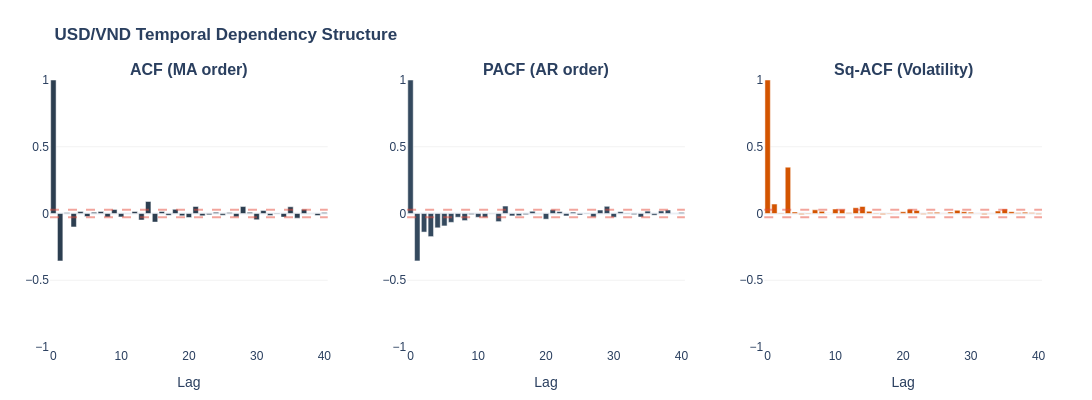

Source (notebook cell):
### Markdown cell above
### **Core Time-Series Dependencies (USD/VND)**
- **ACF:** Detects Moving Average (MA) components and general periodicity
- **PACF:** Isolates direct Autoregressive (AR) dependencies, stripping intermediate effects
- **Squared ACF:** Confirms second-moment dependency (volatility clustering) for Hybrid justification

### Code cell
from statsmodels.tsa.stattools import acf, pacf

# 1. Prepare 3-way diagnostics
series = df_train["USDVND_RET"].dropna()
lags_to_show = 40

acf_vals = acf(series, nlags=lags_to_show)
pacf_vals = pacf(series, nlags=lags_to_show)
acf_sq_vals = acf(series**2, nlags=lags_to_show)
lags = np.arange(len(acf_vals))

# 2. Setup Subplots
fig = make_subplots(
    rows=1,
    cols=3,
    subplot_titles=(
        "<b>ACF (MA order)</b>",
        "<b>PACF (AR order)</b>",
        "<b>Sq-ACF (Volatility)</b>",
    ),
    horizontal_spacing=0.08,
)

# Plots
fig.add_trace(go.Bar(x=lags, y=acf_vals, marker_color="#2c3e50"), row=1, col=1)
fig.add_trace(go.Bar(x=lags, y=pacf_vals, marker_color="#34495e"), row=1, col=2)
fig.add_trace(go.Bar(x=lags, y=acf_sq_vals, marker_color="#d35400"), row=1, col=3)

# Significance Threshold (95% CI)
ci = 1.96 / np.sqrt(len(series))
for col in [1, 2, 3]:
    fig.add_hline(
        y=ci, line_dash="dash", line_color="#e74c3c", opacity=0.5, row=1, col=col
    )
    fig.add_hline(
        y=-ci, line_dash="dash", line_color="#e74c3c", opacity=0.5, row=1, col=col
    )

# 3. Styling
fig.update_layout(
    template="plotly_white",
    height=400,
    width=1250,
    showlegend=False,
    title_text="<b>USD/VND Temporal Dependency Structure</b>",
    font=dict(family="Arial, sans-serif", size=12),
    margin=dict(t=80, b=50, l=50, r=50),
)
fig.update_xaxes(title_text="Lag")
fig.update_yaxes(
    range=[-1, 1], gridcolor="#f2f2f2"
)  # Standardize scale to see magnitude

fig.show()

### Figure 1 — Plotly figure (JSON) as saved in the notebook; plotly's stock layout.template omitted (floating-point values rounded to 4 significant figures)
{"data": [{"marker": {"color": "#2c3e50"}, "type": "bar", "x": [0, 1, 2, 3, 4, 5, 6, 7, 8, 9, 10, 11, 12, 13, 14, 15, 16, 17, 18, 19, 20, 21, 22, 23, 24, 25, 26, 27, 28, 29, 30, 31, 32, 33, 34, 35, 36, 37, 38, 39, 40], "xaxis": "x", "y": [1.0, -0.3553, 0.004781, -0.1007, 0.01459, -0.02266, 0.009273, 0.01487, -0.02621, 0.02952, -0.02541, 0.001852, 0.01485, -0.04885, 0.09012, -0.06442, 0.01487, -0.01352, 0.03119, -0.0176, -0.03, 0.05257, -0.01765, -0.01002, 0.008946, -0.01256, 0.007671, -0.02508, 0.05216, 0.008805, -0.04684, 0.02212, -0.01432, 0.0037, -0.02699, 0.0503, -0.03497, 0.03111, 0.001279, -0.01475, 0.006748], "yaxis": "y"}, {"marker": {"color": "#34495e"}, "type": "bar", "x": [0, 1, 2, 3, 4, 5, 6, 7, 8, 9, 10, 11, 12, 13, 14, 15, 16, 17, 18, 19, 20, 21, 22, 23, 24, 25, 26, 27, 28, 29, 30, 31, 32, 33, 34, 35, 36, 37, 38, 39, 40], "xaxis": "x2", "y": [1.0, -0.3554, -0.1391, -0.1731, -0.1073, -0.0932, -0.06641, -0.02801, -0.05311, -0.007727, -0.0284, -0.02826, 0.002464, -0.06083, 0.05588, -0.01816, -0.01681, -0.008495, 0.0167, 0.001603, -0.04237, 0.02822, 0.01439, -0.01845, 0.01028, -0.01082, -0.003291, -0.02553, 0.02599, 0.05392, -0.02776, 0.01344, -0.003453, -0.008148, -0.02636, 0.01785, -0.01274, 0.01934, 0.02605, 0.001908, 0.007831], "yaxis": "y2"}, {"marker": {"color": "#d35400"}, "type": "bar", "x": [0, 1, 2, 3, 4, 5, 6, 7, 8, 9, 10, 11, 12, 13, 14, 15, 16, 17, 18, 19, 20, 21, 22, 23, 24, 25, 26, 27, 28, 29, 30, 31, 32, 33, 34, 35, 36, 37, 38, 39, 40], "xaxis": "x3", "y": [1.0, 0.07077, -0.004357, 0.3472, 0.01101, -0.007243, 0.004523, 0.02739, 0.01625, -0.0008457, 0.03333, 0.03164, 0.005516, 0.04306, 0.05224, 0.01668, 0.003696, -0.007058, 0.003367, 0.001036, 0.01287, 0.03271, 0.02294, -0.004846, 0.006972, 0.008822, -0.002484, 0.01049, 0.02372, 0.01317, 0.01009, -0.001902, -0.008285, 0.001838, 0.01842, 0.03327, 0.0134, 0.006282, 0.00987, 0.005326, -0.005969], "yaxis": "y3"}], "layout": {"annotations": [{"font": {"size": 16}, "showarrow": false, "text": "<b>ACF (MA order)</b>", "x": 0.14, "xanchor": "center", "xref": "paper", "y": 1, "yanchor": "bottom", "yref": "paper"}, {"font": {"size": 16}, "showarrow": false, "text": "<b>PACF (AR order)</b>", "x": 0.5, "xanchor": "center", "xref": "paper", "y": 1, "yanchor": "bottom", "yref": "paper"}, {"font": {"size": 16}, "showarrow": false, "text": "<b>Sq-ACF (Volatility)</b>", "x": 0.86, "xanchor": "center", "xref": "paper", "y": 1, "yanchor": "bottom", "yref": "paper"}], "font": {"family": "Arial, sans-serif", "size": 12}, "height": 400, "margin": {"b": 50, "l": 50, "r": 50, "t": 80}, "shapes": [{"line": {"color": "#e74c3c", "dash": "dash"}, "opacity": 0.5, "type": "line", "x0": 0, "x1": 1, "xref": "x domain", "y0": 0.02781, "y1": 0.02781, "yref": "y"}, {"line": {"color": "#e74c3c", "dash": "dash"}, "opacity": 0.5, "type": "line", "x0": 0, "x1": 1, "xref": "x domain", "y0": -0.02781, "y1": -0.02781, "yref": "y"}, {"line": {"color": "#e74c3c", "dash": "dash"}, "opacity": 0.5, "type": "line", "x0": 0, "x1": 1, "xref": "x2 domain", "y0": 0.02781, "y1": 0.02781, "yref": "y2"}, {"line": {"color": "#e74c3c", "dash": "dash"}, "opacity": 0.5, "type": "line", "x0": 0, "x1": 1, "xref": "x2 domain", "y0": -0.02781, "y1": -0.02781, "yref": "y2"}, {"line": {"color": "#e74c3c", "dash": "dash"}, "opacity": 0.5, "type": "line", "x0": 0, "x1": 1, "xref": "x3 domain", "y0": 0.02781, "y1": 0.02781, "yref": "y3"}, {"line": {"color": "#e74c3c", "dash": "dash"}, "opacity": 0.5, "type": "line", "x0": 0, "x1": 1, "xref": "x3 domain", "y0": -0.02781, "y1": -0.02781, "yref": "y3"}], "showlegend": false, "title": {"text": "<b>USD/VND Temporal Dependency Structure</b>"}, "width": 1250, "xaxis": {"anchor": "y", "domain": [0, 0.28], "title": {"text": "Lag"}}, "xaxis2": {"anchor": "y2", "domain": [0.36, 0.64], "title": {"text": "Lag"}}, "xaxis3": {"anchor": "y3", "domain": [0.72, 1], "title": {"text": "Lag"}}, "yaxis": {"anchor": "x", "domain": [0, 1], "gridcolor": "#f2f2f2", "range": [-1, 1]}, "yaxis2": {"anchor": "x2", "domain": [0, 1], "gridcolor": "#f2f2f2", "range": [-1, 1]}, "yaxis3": {"anchor": "x3", "domain": [0, 1], "gridcolor": "#f2f2f2", "range": [-1, 1]}}}
